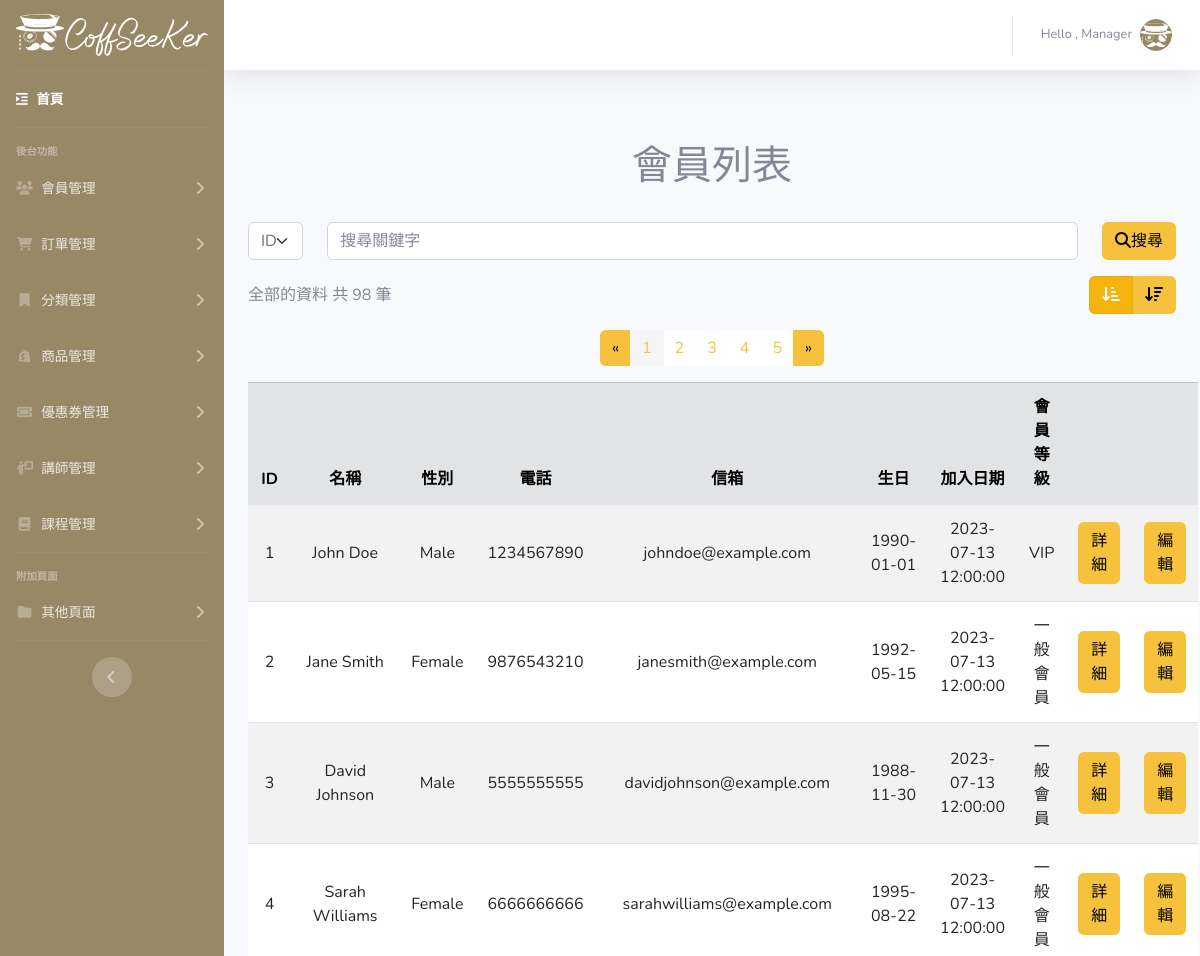
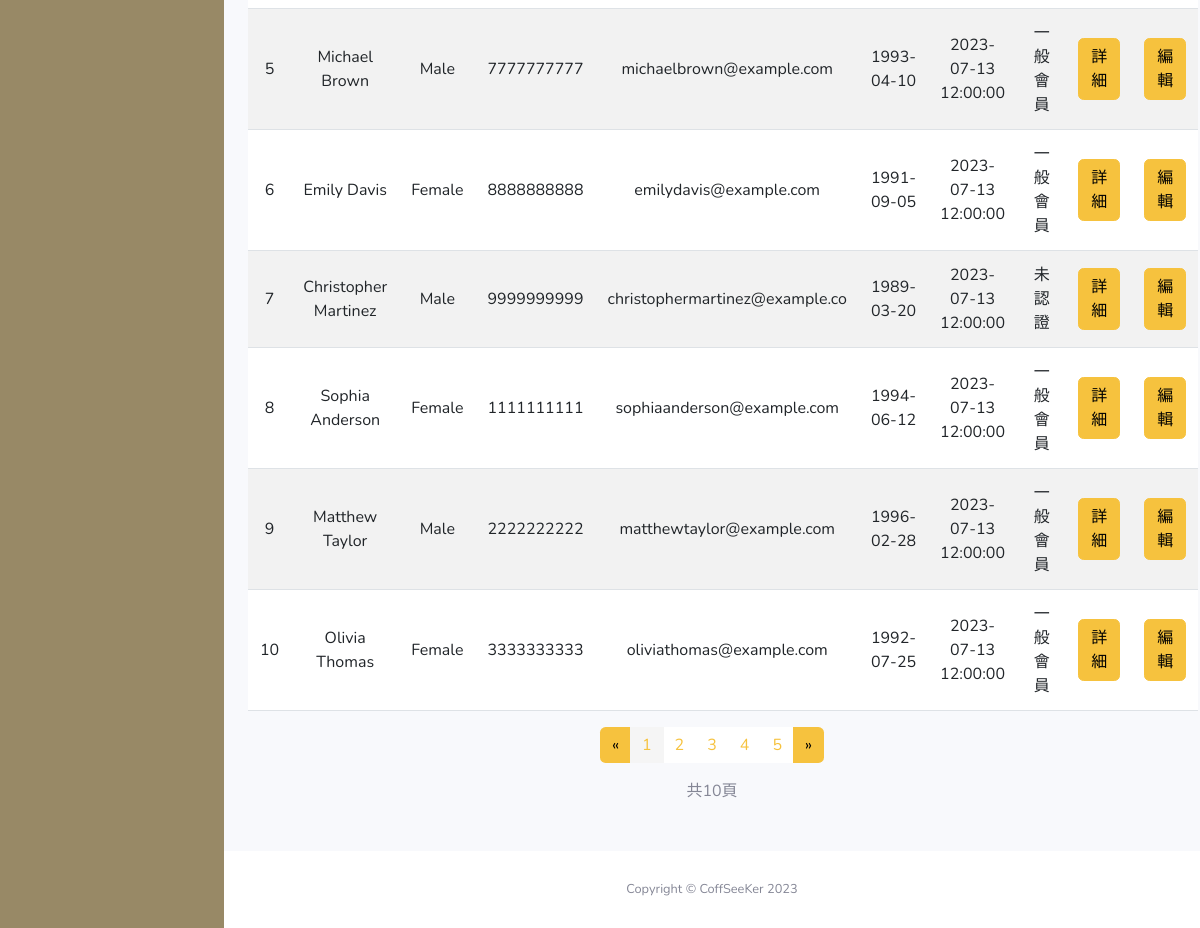
/Coffseeker-Admin/user-list.php, run on the app's committed database (2 pictures, top to bottom).
### tables this page shows
CREATE TABLE `users` (
  `id` int(7) UNSIGNED NOT NULL,
  `user_name` varchar(30) NOT NULL,
  `user_password` varchar(50) NOT NULL,
  `user_gender` varchar(10) NOT NULL,
  `user_phone` varchar(10) NOT NULL,
  `user_email` varchar(30) NOT NULL,
  `user_birthday` date NOT NULL,
  `user_icon` varchar(50) DEFAULT NULL,
  `user_created_at` datetime NOT NULL,
  `user_grade_id` int(1) NOT NULL,
  `user_valid` int(1) NOT NULL
);

CREATE TABLE `user_grade` (
  `grade_id` int(10) UNSIGNED NOT NULL,
  `grade` varchar(15) NOT NULL
);

### Coffseeker-Admin/user-list.php (the view, shortened to what this page needs)
<?php
require_once("../pdo_connect.php");
$page = $_GET["page"] ?? 1;
$sqlTotal = $db_host->prepare("SELECT id FROM users WHERE user_valid=1");
try{
    $sqlTotal->execute();
    $totalUser = $sqlTotal->rowCount();
}catch(PDOException $e){
    echo "預處理陳述式執行失敗! <br/>";
    echo "Error:" . $e->getMessage() ."<br/>";
    $db_host = NULL;
    exit;
}
$perPage=10;
$totalPage=ceil($totalUser/$perPage);
$type=$_GET["type"] ?? 1;
if($type==1){
    $ADESC="ASC";
}elseif($type==2){
    $ADESC="DESC";
}else{
    header("location: ../404.php");
}
$startItem = ($page - 1) * $perPage;
$coffsql = $db_host->prepare("SELECT users.* ,
user_grade.grade AS user_grade FROM users
JOIN user_grade ON user_grade.grade_id = users.user_grade_id
WHERE user_valid = 1 ORDER BY id $ADESC  LIMIT $startItem, $perPage");
try{
    $coffsql -> execute();
}catch(PDOException ){
    echo "預處理陳述式執行失敗! <br/>";
    echo "Error:" . $e->getMessage() ."<br/>";
    $db_host = NULL;
    exit;
}
?>
<!DOCTYPE html>
<html lang="en">
<head>
    <?php include("modal/template.php") ?>
</head>
<body id="page-top">
    <div id="wrapper">
        <?php include("modal/sidebar.php") ?>
        <div id="content-wrapper" class="d-flex flex-column">
            <div id="content">
                <?php include("modal/topbar.php") ?>
                <div class="container-fluid my-5">
                    <h1 class="text-center py-4">會員列表</h1>
                    <div class="pb-2">
                        <form action="user-search.php" method="get">
                            <div class="row gx-2">
                                <div class="col-1">
                                    <select class="form-select form-control" aria-label="Grade" name="select" id="select">
                                        <option value="id" selected>ID</option>
                                    </select>
                                </div>
                                <div class="col">
                                    <input type="text" class="form-control" placeholder="搜尋關鍵字" name="keyword">
                                </div>
                                <div class="col-auto">
                                    <button class="btn btn-warning" type="submit">
                                        <i class="fa-solid fa-magnifying-glass"></i>搜尋
                                    </button>
                                </div>
                            </div>
                        </form>
                    </div>
                    <div class="pb-2 d-flex justify-content-between align-items-center">
                        <div>
                        全部的資料 共 <?= $totalUser ?> 筆
                        </div>
                        <div class="py-2 d-flex justify-content-end">
                            <div class="btn-group">
                                <a href="user-list.php?page=<?= $page ?>&type=1" class="btn btn-warning <?php
                                if($type==1)echo "active";
                                ?>"><i class="fa-solid fa-arrow-down-short-wide"></i></a>
                                <a href="user-list.php?page=<?= $page ?>&type=2" class="btn btn-warning <?php
                                if($type==2)echo "active";
                                ?>"><i class="fa-solid fa-arrow-down-wide-short"></i></i></a>
                            </div>
                        </div>
                    </div>
                    <div class="d-flex justify-content-center">
                            <nav aria-label="Page navigation example">
                                <?php
                                $prevPage = $page - 1;
                                $nextPage = $page + 1;
                                ?>
                                <ul class="pagination">
                                    <li class="page-item">
                                        <a class="page-link border-0 bg-warning" href="user-list.php?page=<?php if($prevPage == 0){echo 1;}else{echo $prevPage;} ?>&type=<?= $type ?>">
                                            <span aria-hidden="true">&laquo;</span>
                                        </a>
                                    </li>
                                    <?php
                                    $startPage = max($page - 4, 1);
                                    $endPage = min($startPage + 4, $totalPage);?>
                                    <?php for ($i = $startPage; $i <= $endPage; $i++) : ?>
                                        <li class="page-item <?php if ($i == $page) echo "active";?>">
                                            <a class="page-link text-warning border-0" href="user-list.php?page=<?= $i ?>&type=<?= $type ?>"><?= $i ?></a>
                                        </li>
                                    <?php endfor; ?>
                                    <li class="page-item">
                                        <a class="page-link border-0 bg-warning" href="user-list.php?page=<?php if($nextPage > $totalPage){echo $nextPage-1;}else{echo $nextPage;} ?>&type=<?= $type ?>">
                                            <span aria-hidden="true">&raquo;</span>
                                        </a>
                                    </li>
                                </ul>
                            </nav>
                        </div>
                    <table class="table table-striped text-center table-hover">
                        <thead class="table-secondary">
                            <tr>
                                <th>ID</th>
                                <th>名稱</th>
                                <th>性別</th>
                                <th>電話</th>
                                <th>信箱</th>
                                <th>生日</th>
                                <th>加入日期</th>
                                <th>會員等級</th>
                                <th></th>
                                <th></th>
                            </tr>
                        </thead>
                        <tbody>
                            <?php foreach ( $coffsql->fetchAll(PDO::FETCH_ASSOC) as $user ) : ?>
                                <tr>
                                    <td>
                                        <?= $user["id"]; ?>
                                    </td>
                                    <td>
                                        <?= $user["user_name"]; ?>
                                    </td>
                                    <td>
                                        <?= $user["user_gender"]; ?>
                                    </td>
                                    <td>
                                        <?= $user["user_phone"]; ?>
                                    </td>
                                    <td>
                                        <?= $user["user_email"]; ?>
                                    </td>
                                    <td>
                                        <?= $user["user_birthday"]; ?>
                                    </td>
                                    <td>
                                        <?= $user["user_created_at"]; ?>
                                    </td>
                                    <td>
                                        <?= $user["user_grade"]; ?>
                                    </td>
                                    <td>
                                        <a class="btn btn-warning" href="user-detail.php?id=<?= $user["id"] ?>">詳細</a>
                                    </td>
                                    <td>
                                        <a class="btn btn-warning" href="user-list-edit.php?id=<?= $user["id"] ?>">編輯</a>
                                    </td>
                                </tr>
                            <?php endforeach; ?>
                        </tbody>
                    </table>
                        <div class="d-flex justify-content-center">
                            <nav aria-label="Page navigation example">
                                <?php
                                $prevPage = $page - 1;
                                $nextPage = $page + 1;
                                ?>
                                <ul class="pagination">
                                    <li class="page-item">
                                        <a class="page-link border-0 bg-warning" href="user-list.php?page=<?php if($prevPage == 0){echo 1;}else{echo $prevPage;} ?>&type=<?= $type ?>">
                                            <span aria-hidden="true">&laquo;</span>
                                        </a>
                                    </li>
                                    <?php
                                    $startPage = max($page - 4, 1);
                                    $endPage = min($startPage + 4, $totalPage);?>
                                    <?php for ($i = $startPage; $i <= $endPage; $i++) : ?>
                                        <li class="page-item <?php if ($i == $page) echo "active";?>">
                                            <a class="page-link text-warning border-0" href="user-list.php?page=<?= $i ?>&type=<?= $type ?>"><?= $i ?></a>
                                        </li>
                                    <?php endfor; ?>
                                    <li class="page-item">
                                        <a class="page-link border-0 bg-warning" href="user-list.php?page=<?php if($nextPage > $totalPage){echo $nextPage-1;}else{echo $nextPage;} ?>&type=<?= $type ?>">
                                            <span aria-hidden="true">&raquo;</span>
                                        </a>
                                    </li>
                                </ul>
                            </nav>
                        </div>
                        <div class="d-flex justify-content-center">
                        共<?=$totalPage?>頁
                    </div>
                </div>
            </div>
            <?php include("modal/footer.php") ?>
        </div>
    </div>
</body>
</html>

### Coffseeker-Admin/css/style.css (style rules this page uses)
:root { --milky:#988966; }
.btn-warning { color: black; }
.bg-warning { color: black; }

### data on the page
users: id "1", user_name "John Doe", user_gender "Male", user_phone "1234567890", user_email "johndoe@example.com", user_birthday "1990-01-01", user_created_at "2023-07-13 12:00:00", user_grade.grade "VIP"
users: id "2", user_name "Jane Smith", user_gender "Female", user_phone "9876543210", user_email "janesmith@example.com", user_birthday "1992-05-15", user_created_at "2023-07-13 12:00:00", user_grade.grade "一般會員"
users: id "3", user_name "David Johnson", user_gender "Male", user_phone "5555555555", user_email "davidjohnson@example.com", user_birthday "1988-11-30", user_created_at "2023-07-13 12:00:00", user_grade.grade "一般會員"
users: id "4", user_name "Sarah Williams", user_gender "Female", user_phone "6666666666", user_email "sarahwilliams@example.com", user_birthday "1995-08-22", user_created_at "2023-07-13 12:00:00", user_grade.grade "一般會員"
users: id "5", user_name "Michael Brown", user_gender "Male", user_phone "7777777777", user_email "michaelbrown@example.com", user_birthday "1993-04-10", user_created_at "2023-07-13 12:00:00", user_grade.grade "一般會員"
users: id "6", user_name "Emily Davis", user_gender "Female", user_phone "8888888888", user_email "emilydavis@example.com", user_birthday "1991-09-05", user_created_at "2023-07-13 12:00:00", user_grade.grade "一般會員"
users: id "7", user_name "Christopher Martinez", user_gender "Male", user_phone "9999999999", user_email "christophermartinez@example.co", user_birthday "1989-03-20", user_created_at "2023-07-13 12:00:00", user_grade.grade "未認證"
users: id "8", user_name "Sophia Anderson", user_gender "Female", user_phone "1111111111", user_email "sophiaanderson@example.com", user_birthday "1994-06-12", user_created_at "2023-07-13 12:00:00", user_grade.grade "一般會員"
users: id "9", user_name "Matthew Taylor", user_gender "Male", user_phone "2222222222", user_email "matthewtaylor@example.com", user_birthday "1996-02-28", user_created_at "2023-07-13 12:00:00", user_grade.grade "一般會員"
users: id "10", user_name "Olivia Thomas", user_gender "Female", user_phone "3333333333", user_email "oliviathomas@example.com", user_birthday "1992-07-25", user_created_at "2023-07-13 12:00:00", user_grade.grade "一般會員"

### other printed values
$totalUser "98"
$totalPage "10"
